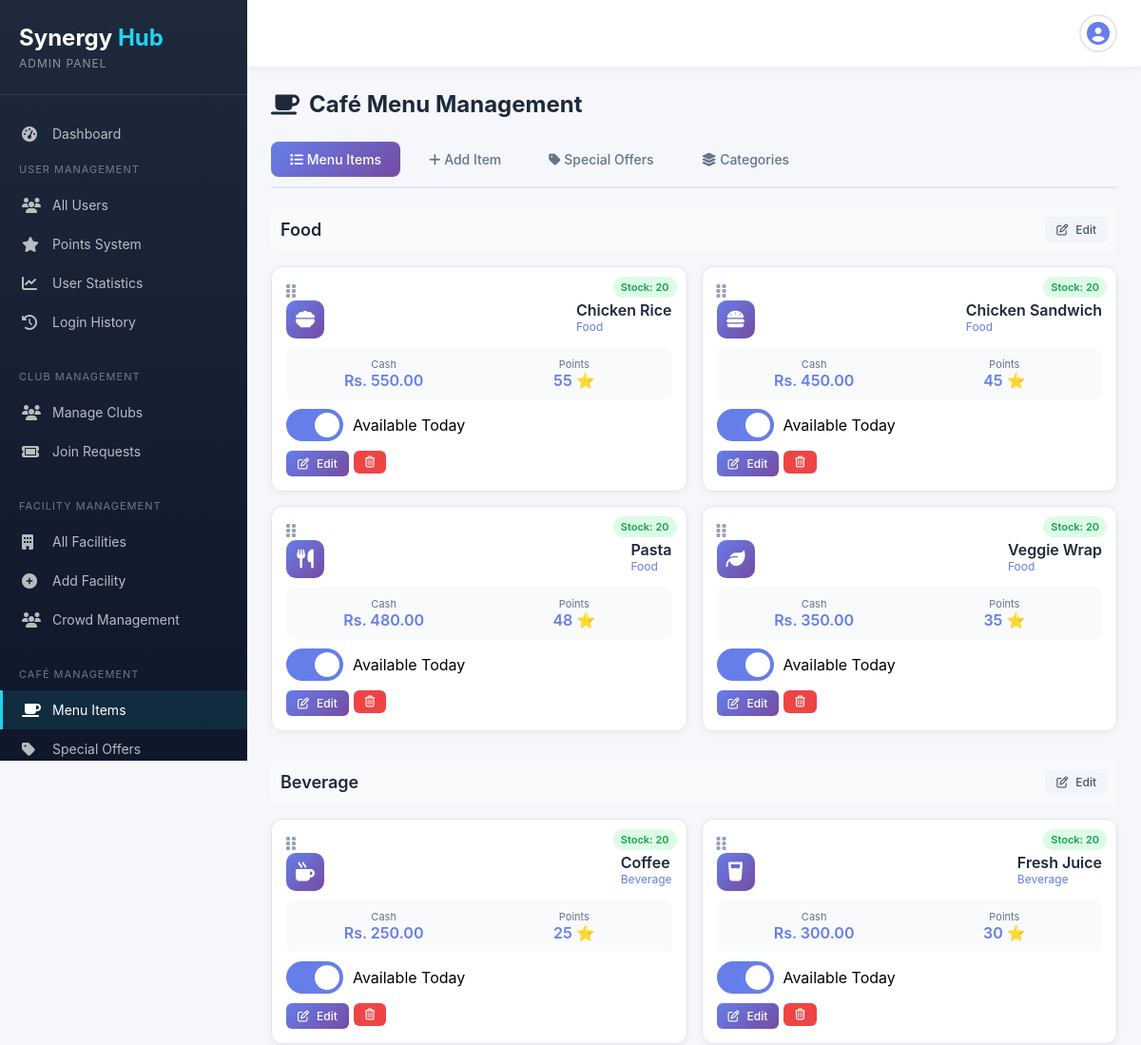
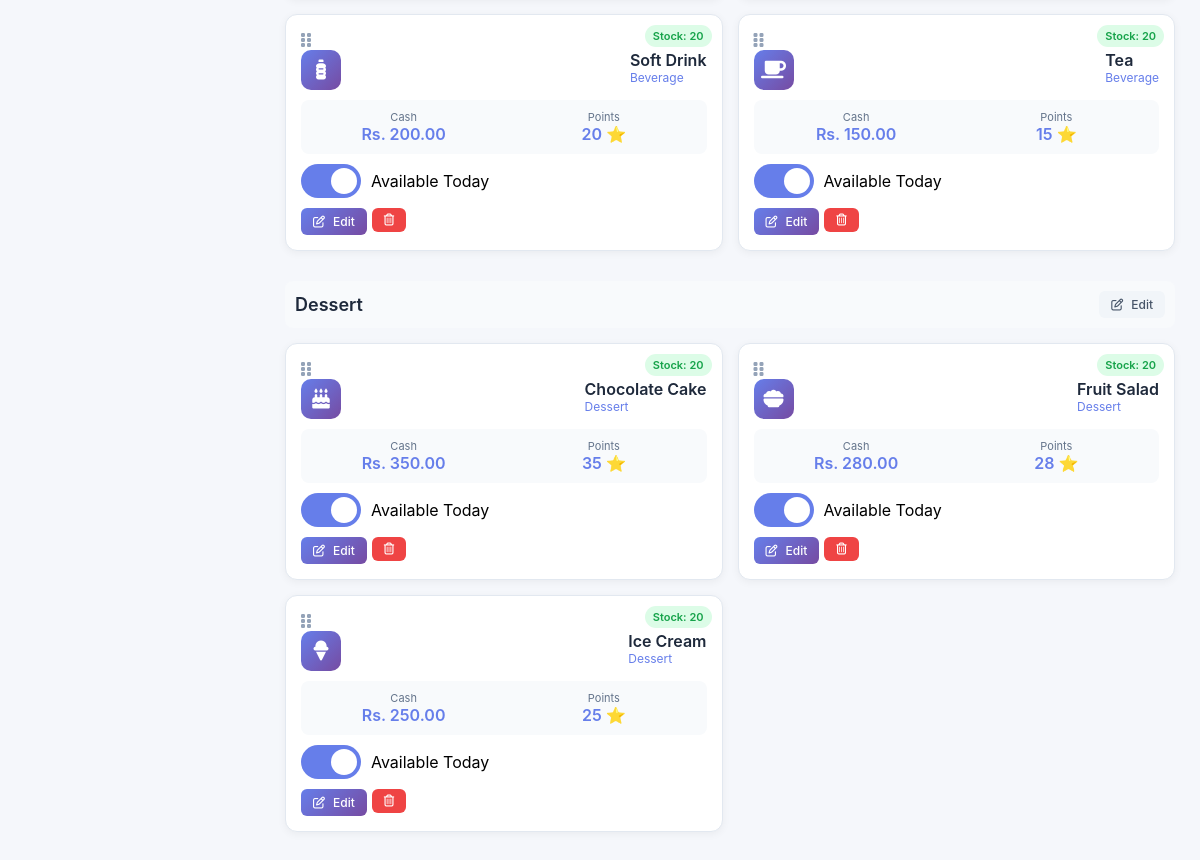
The page /synergy-hub_Full_Project/admin/cafe_menu_admin.php (signed in) on the database its author committed (2 pictures, top to bottom).
### tables this page shows
CREATE TABLE `cafe_menu` (
  `item_id` int(11) NOT NULL,
  `name` varchar(255) NOT NULL,
  `category` enum('Food','Beverage','Dessert') NOT NULL,
  `price` decimal(10,2) NOT NULL,
  `points_price` int(11) DEFAULT 0,
  `image_icon` varchar(50) DEFAULT 'fa-utensils',
  `available` tinyint(1) DEFAULT 1,
  `created_at` timestamp NOT NULL DEFAULT current_timestamp()
);

### synergy-hub_Full_Project/admin/cafe_menu_admin.php (the view, shortened to what this page needs)
<?php
require_once 'config.php';
$menu_sql = "SELECT * FROM cafe_menu ORDER BY category, name";
$menu_result = mysqli_query($conn, $menu_sql);
$menu_by_category = [];
while($item = mysqli_fetch_assoc($menu_result)) {
    $menu_by_category[$item['category']][] = $item;
}
$active_tab = isset($_GET['tab']) ? $_GET['tab'] : 'menu';
?>
<!DOCTYPE html>
<html lang="en">
<head>
    <link rel="stylesheet" href="https://cdnjs.cloudflare.com/ajax/libs/font-awesome/6.5.0/css/all.min.css">
    <link rel="stylesheet" href="admin.css">
</head>
<body>
    <div class="admin-container">
        <?php include 'includes/sidebar.php'; ?>
        <div class="main-content">
            <?php include 'includes/topbar.php'; ?>
            <div class="content">
                <h1 class="page-title">
                    <i class="fa-solid fa-mug-saucer"></i> Café Menu Management
                </h1>
                <div class="menu-tabs">
                    <a href="cafe_menu_admin.php?tab=menu" class="menu-tab <?php echo $active_tab == 'menu' ? 'active' : ''; ?>">
                        <i class="fa-solid fa-list"></i> Menu Items
                    </a>
                    <a href="cafe_menu_admin.php?tab=add" class="menu-tab <?php echo $active_tab == 'add' ? 'active' : ''; ?>">
                        <i class="fa-solid fa-plus"></i> Add Item
                    </a>
                    <a href="cafe_menu_admin.php?tab=offers" class="menu-tab <?php echo $active_tab == 'offers' ? 'active' : ''; ?>">
                        <i class="fa-solid fa-tag"></i> Special Offers
                    </a>
                    <a href="cafe_menu_admin.php?tab=categories" class="menu-tab <?php echo $active_tab == 'categories' ? 'active' : ''; ?>">
                        <i class="fa-solid fa-layer-group"></i> Categories
                    </a>
                </div>
                <div id="tab-menu" class="tab-content <?php echo $active_tab == 'menu' ? 'active' : ''; ?>">
                    <?php if(!empty($menu_by_category)): ?>
                        <?php foreach($menu_by_category as $category => $items): ?>
                        <div class="category-section" data-category="<?php echo $category; ?>">
                            <div class="category-header">
                                <h3 class="category-title"><?php echo $category; ?></h3>
                                <button class="btn btn-secondary btn-sm" onclick="editCategory('<?php echo $category; ?>')">
                                    <i class="fa-regular fa-pen-to-square"></i> Edit
                                </button>
                            </div>
                            <div class="item-grid sortable-items">
                                <?php foreach($items as $item): ?>
                                <div class="menu-item-card <?php echo $item['available'] ? '' : 'unavailable'; ?>" data-id="<?php echo $item['item_id']; ?>">
                                    <div class="drag-handle">
                                        <i class="fa-solid fa-grip-vertical"></i>
                                    </div>
                                    <div class="item-header">
                                        <div class="item-icon">
                                            <i class="fa-solid <?php echo $item['image_icon'] ?? 'fa-utensils'; ?>"></i>
                                        </div>
                                        <div>
                                            <div class="item-name"><?php echo htmlspecialchars($item['name']); ?></div>
                                            <div class="item-category"><?php echo $item['category']; ?></div>
                                        </div>
                                    </div>
                                    <?php
                                    $stock = $item['stock'] ?? 20;
                                    $stock_class = 'stock-ok';
                                    ?>
                                    <span class="stock-badge <?php echo $stock_class; ?>">
                                        Stock: <?php echo $stock; ?>
                                    </span>
                                    <div class="item-prices">
                                        <div class="price-tag">
                                            <small>Cash</small>
                                            <span>Rs. <?php echo number_format($item['price'], 2); ?></span>
                                        </div>
                                        <div class="price-tag">
                                            <small>Points</small>
                                            <span><?php echo $item['points_price']; ?> ⭐</span>
                                        </div>
                                    </div>
                                    <div class="availability-toggle">
                                        <label class="toggle-switch">
                                            <span class="toggle-slider"></span>
                                        </label>
                                        <span>Available Today</span>
                                    </div>
                                    <div class="action-buttons">
                                        <button class="btn btn-primary btn-sm" onclick="editMenuItem(<?php echo $item['item_id']; ?>)">
                                            <i class="fa-regular fa-pen-to-square"></i> Edit
                                        </button>
                                        <form method="POST" style="display: inline;" onsubmit="return confirm('Delete this item?')">
                                            <button type="submit" name="delete_item" class="btn btn-danger btn-sm">
                                                <i class="fa-regular fa-trash-can"></i>
                                            </button>
                                        </form>
                                    </div>
                                </div>
                                <?php endforeach; ?>
                            </div>
                        </div>
                        <?php endforeach; ?>
                    <?php endif; ?>
                </div>
            </div>
        </div>
    </div>
</body>
</html>

### synergy-hub_Full_Project/admin/admin.css (style rules this page uses)
* { margin: 0; padding: 0; box-sizing: border-box; font-family: -apple-system, BlinkMacSystemFont, 'Segoe UI', Roboto, Oxygen, Ubuntu, sans-serif; }
body { background: #f5f7fb; }
.admin-container { display: flex; min-height: 100vh; }
.main-content { flex: 1; margin-left: 260px; min-width: 0; }
.content { padding: 25px; }
.page-title { font-size: 24px; color: #1e293b; margin-bottom: 25px; display: flex; align-items: center; gap: 10px; }
.btn { padding: 12px 24px; border: none; border-radius: 8px; font-size: 14px; font-weight: 500; cursor: pointer; transition: all 0.3s; display: inline-flex; align-items: center; gap: 8px; }
.btn-primary { background: linear-gradient(135deg, #667eea 0%, #764ba2 100%); color: white; }
.btn-secondary { background: #f1f5f9; color: #475569; }
.btn-danger { background: #ef4444; color: white; }
.btn-sm { padding: 8px 16px; font-size: 12px; }

### synergy-hub_Full_Project/admin/cafe_menu_admin.php (style rules this page uses)
.menu-tabs { display: flex; gap: 10px; margin-bottom: 20px; border-bottom: 2px solid #e2e8f0; padding-bottom: 10px; flex-wrap: wrap; }
.menu-tab { padding: 10px 20px; background: none; border: none; color: #64748b; cursor: pointer; font-size: 14px; font-weight: 500; border-radius: 8px; transition: all 0.3s; text-decoration: none; display: inline-block; }
.menu-tab.active { background: linear-gradient(135deg, #667eea 0%, #764ba2 100%); color: white; }
.tab-content { display: none; }
.tab-content.active { display: block; }
.category-section { margin-bottom: 30px; }
.category-header { display: flex; justify-content: space-between; align-items: center; padding: 10px; background: #f8fafc; border-radius: 8px; margin-bottom: 15px; }
.category-title { font-size: 18px; font-weight: 600; color: #1e293b; }
.item-grid { display: grid; grid-template-columns: repeat(auto-fill, minmax(300px, 1fr)); gap: 15px; }
.menu-item-card { background: white; border-radius: 12px; padding: 15px; box-shadow: 0 2px 8px rgba(0,0,0,0.05); border: 1px solid #e2e8f0; position: relative; }
.item-header { display: flex; justify-content: space-between; align-items: flex-start; margin-bottom: 10px; }
.item-icon { width: 40px; height: 40px; background: linear-gradient(135deg, #667eea 0%, #764ba2 100%); border-radius: 10px; display: flex; align-items: center; justify-content: center; color: white; font-size: 20px; }
.item-name { font-size: 16px; font-weight: 600; color: #1e293b; }
.item-category { font-size: 12px; color: #667eea; }
.item-prices { display: flex; gap: 15px; margin: 10px 0; padding: 10px; background: #f8fafc; border-radius: 8px; }
.price-tag { flex: 1; text-align: center; }
.price-tag small { display: block; font-size: 11px; color: #64748b; }
.price-tag span { font-size: 16px; font-weight: 600; color: #667eea; }
.stock-badge { position: absolute; top: 10px; right: 10px; padding: 4px 8px; border-radius: 20px; font-size: 11px; font-weight: 600; }
.stock-ok { background: #dcfce7; color: #16a34a; }
.availability-toggle { margin: 10px 0; display: flex; align-items: center; gap: 10px; }
.toggle-switch { position: relative; display: inline-block; width: 60px; height: 34px; }
.toggle-slider { position: absolute; cursor: pointer; top: 0; left: 0; right: 0; bottom: 0; background-color: #ccc; transition: .4s; border-radius: 34px; }
.toggle-slider:before { position: absolute; content: ""; height: 26px; width: 26px; left: 4px; bottom: 4px; background-color: white; transition: .4s; border-radius: 50%; }
input:checked + .toggle-slider { background-color: #667eea; }
input:checked + .toggle-slider:before { transform: translateX(26px); }
.drag-handle { cursor: move; color: #94a3b8; font-size: 16px; }
.action-buttons { display: flex; gap: 5px; margin-top: 10px; flex-wrap: wrap; }
.btn-sm { padding: 6px 12px; font-size: 12px; }
.btn-primary { background: linear-gradient(135deg, #667eea 0%, #764ba2 100%); color: white; border: none; border-radius: 6px; cursor: pointer; transition: all 0.3s; }
.btn-secondary { background: #f1f5f9; color: #475569; border: none; border-radius: 6px; cursor: pointer; }
.btn-danger { background: #ef4444; color: white; border: none; border-radius: 6px; cursor: pointer; }

### rows shown on the page
cafe_menu: name "Chicken Rice", category "Food", stock "20", price "550.00", points_price "55"
cafe_menu: name "Chicken Sandwich", category "Food", stock "20", price "450.00", points_price "45"
cafe_menu: name "Pasta", category "Food", stock "20", price "480.00", points_price "48"
cafe_menu: name "Veggie Wrap", category "Food", stock "20", price "350.00", points_price "35"
cafe_menu: name "Coffee", category "Beverage", stock "20", price "250.00", points_price "25"
cafe_menu: name "Fresh Juice", category "Beverage", stock "20", price "300.00", points_price "30"
cafe_menu: name "Soft Drink", category "Beverage", stock "20", price "200.00", points_price "20"
cafe_menu: name "Tea", category "Beverage", stock "20", price "150.00", points_price "15"
cafe_menu: name "Chocolate Cake", category "Dessert", stock "20", price "350.00", points_price "35"
cafe_menu: name "Fruit Salad", category "Dessert", stock "20", price "280.00", points_price "28"
cafe_menu: name "Ice Cream", category "Dessert", stock "20", price "250.00", points_price "25"

### other values the page prints
$category "Food"
$category "Beverage"
$category "Dessert"
